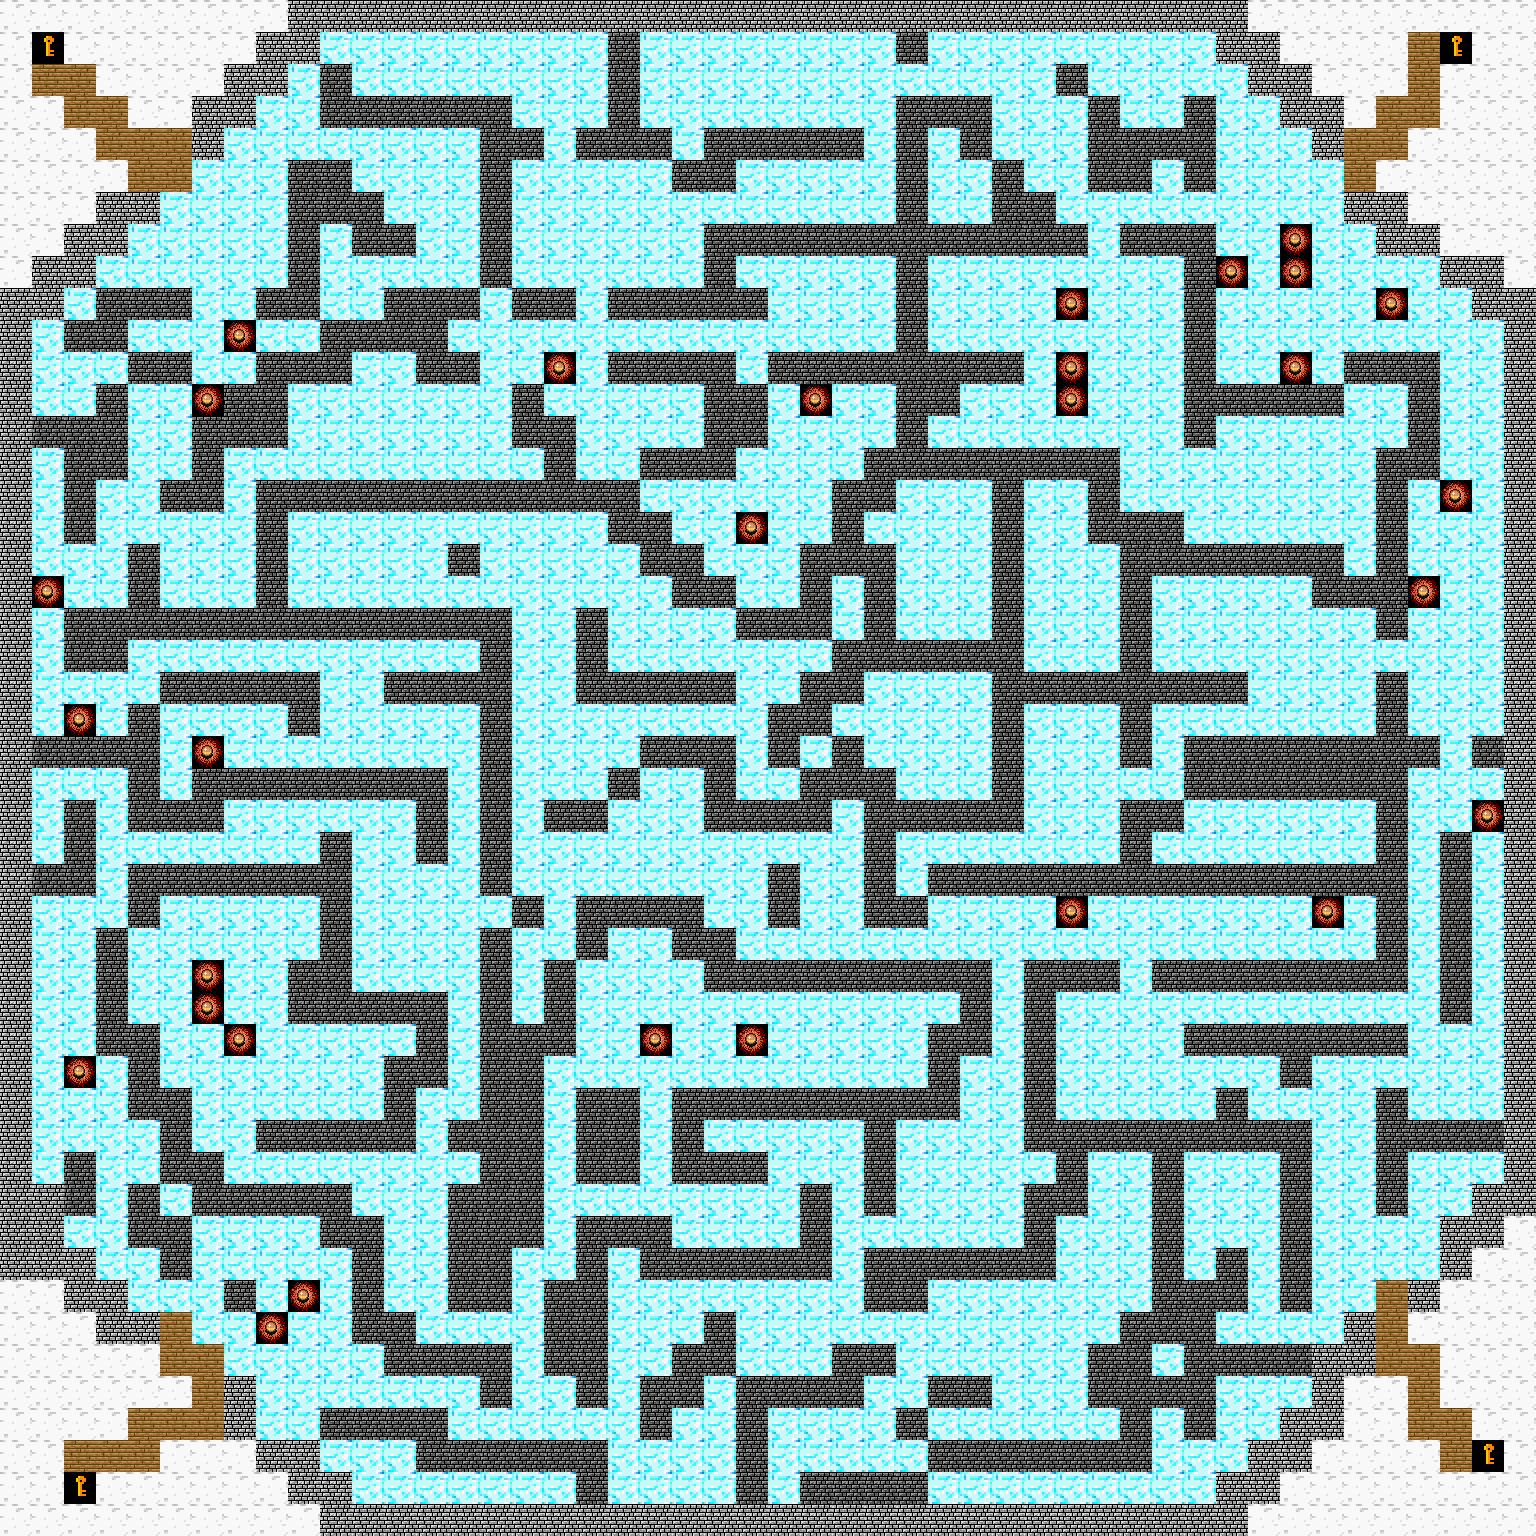

A level layout from a 2D game, rendered from its tile map. Below: a short description, then the map file with tile-grid data replaced by summaries:
An orthogonal 48x48 tile map with 32x32 px tiles, 2 tile layers (Background, Collect) and 22 objects.

<map version="1.2" tiledversion="1.2.4" orientation="orthogonal" renderorder="right-down" width="48" height="48" tilewidth="32" tileheight="32" infinite="0" nextlayerid="7" nextobjectid="26">
 <tileset firstgid="1" name="TIM图片20190710232448" tilewidth="32" tileheight="32" tilecount="4544" columns="64">
  <image source="32x32.png" width="2048" height="2272" />
  <tile id="21">
   <properties>
    <property name="isCollidable" type="bool" value="true" />
   </properties>
  </tile>
  <tile id="927">
   <properties>
    <property name="isCollect" type="bool" value="true" />
   </properties>
  </tile>
  <tile id="1255">
   <properties>
    <property name="isKey" type="bool" value="true" />
   </properties>
  </tile>
 </tileset>
 <layer id="1" name="Background" width="48" height="48">
  <data>[2304 cells, 2304 non-empty, 5 distinct tile ids]</data>
 </layer>
 <layer id="2" name="Collect" width="48" height="48" locked="1">
  <data>[2304 cells, 33 non-empty, 2 distinct tile ids]</data>
 </layer>
 <objectgroup id="4" name="Player" locked="1">
  <object id="1" x="661.333" y="846.667">
   <properties>
    <property name="SpawnPoint" type="bool" value="true" />
   </properties>
  </object>
 </objectgroup>
 <objectgroup id="5" name="Enemy" visible="0" locked="1">
  <object id="2" x="1328" y="654.667">
   <properties>
    <property name="Danger" type="float" value="3" />
    <property name="Dead" type="float" value="0.5" />
    <property name="Pattern" value="L4R5L1" />
   </properties>
  </object>
  <object id="3" x="1274.67" y="490.667">
   <properties>
    <property name="Danger" type="float" value="3" />
    <property name="Dead" type="float" value="0.5" />
    <property name="Pattern" value="L4R5L1" />
   </properties>
  </object>
  <object id="4" x="1068" y="338.667" height="1.33333">
   <properties>
    <property name="Danger" type="float" value="3" />
    <property name="Dead" type="float" value="0.5" />
    <property name="Pattern" value="U2D4L2" />
   </properties>
  </object>
  <object id="5" x="438.667" y="596" height="1.33333">
   <properties>
    <property name="Danger" type="float" value="3" />
    <property name="Dead" type="float" value="0.5" />
    <property name="Pattern" value="R5L5" />
   </properties>
  </object>
  <object id="6" x="233.333" y="1004">
   <properties>
    <property name="Danger" type="float" value="3" />
    <property name="Dead" type="float" value="0.5" />
    <property name="Pattern" value="U2L2D4U2R2" />
   </properties>
  </object>
  <object id="7" x="305.333" y="1332">
   <properties>
    <property name="Danger" type="float" value="3" />
    <property name="Dead" type="float" value="0.5" />
    <property name="Pattern" value="U3D5U2" />
   </properties>
  </object>
  <object id="8" x="726.667" y="1042.67">
   <properties>
    <property name="Danger" type="float" value="3" />
    <property name="Dead" type="float" value="0.5" />
    <property name="Pattern" value="L4R5L1" />
   </properties>
  </object>
  <object id="9" x="212" y="270.667">
   <properties>
    <property name="Danger" type="float" value="3" />
    <property name="Dead" type="float" value="0.5" />
    <property name="Pattern" value="L2R2" />
   </properties>
  </object>
  <object id="10" x="402.667" y="432">
   <properties>
    <property name="Danger" type="float" value="3" />
    <property name="Dead" type="float" value="0.5" />
    <property name="Pattern" value="L2R3L1" />
   </properties>
  </object>
  <object id="12" x="533.333" y="754.667">
   <properties>
    <property name="Danger" type="float" value="3" />
    <property name="Dead" type="float" value="0.5" />
    <property name="Pattern" value="U5D7U2" />
   </properties>
  </object>
  <object id="13" x="949.333" y="1169.33">
   <properties>
    <property name="Danger" type="float" value="3" />
    <property name="Dead" type="float" value="0.5" />
    <property name="Pattern" value="R2U6D6L2" />
   </properties>
  </object>
  <object id="14" x="1424" y="906.667">
   <properties>
    <property name="Danger" type="float" value="3" />
    <property name="Dead" type="float" value="0.5" />
    <property name="Pattern" value="U2D2" />
   </properties>
  </object>
  <object id="16" x="1392" y="1068">
   <properties>
    <property name="Danger" type="float" value="3" />
    <property name="Dead" type="float" value="0.5" />
    <property name="Pattern" value="L2R2" />
   </properties>
  </object>
  <object id="17" x="941.333" y="1326.67">
   <properties>
    <property name="Danger" type="float" value="3" />
    <property name="Dead" type="float" value="0.5" />
    <property name="Pattern" value="L4R5L1" />
   </properties>
  </object>
 </objectgroup>
 <objectgroup id="6" name="Triger">
  <object id="19" x="490.667" y="1328">
   <properties>
    <property name="Pattern" value="17 37 21" />
   </properties>
  </object>
  <object id="20" x="272" y="1293.33">
   <properties>
    <property name="Pattern" value="4 39 21" />
   </properties>
  </object>
  <object id="21" x="718.667" y="1485.33">
   <properties>
    <property name="Pattern" value="19 42 21" />
   </properties>
  </object>
  <object id="22" x="400" y="432">
   <properties>
    <property name="Pattern" value="1 19 21" />
   </properties>
  </object>
  <object id="23" x="177" y="781">
   <properties>
    <property name="Pattern" value="14 25 21" />
   </properties>
  </object>
  <object id="24" x="1076" y="1105" height="1">
   <properties>
    <property name="Pattern" value="38 33 21" />
   </properties>
  </object>
  <object id="25" x="1458" y="812">
   <properties>
    <property name="Pattern" value="45 23 21" />
   </properties>
  </object>
 </objectgroup>
</map>
